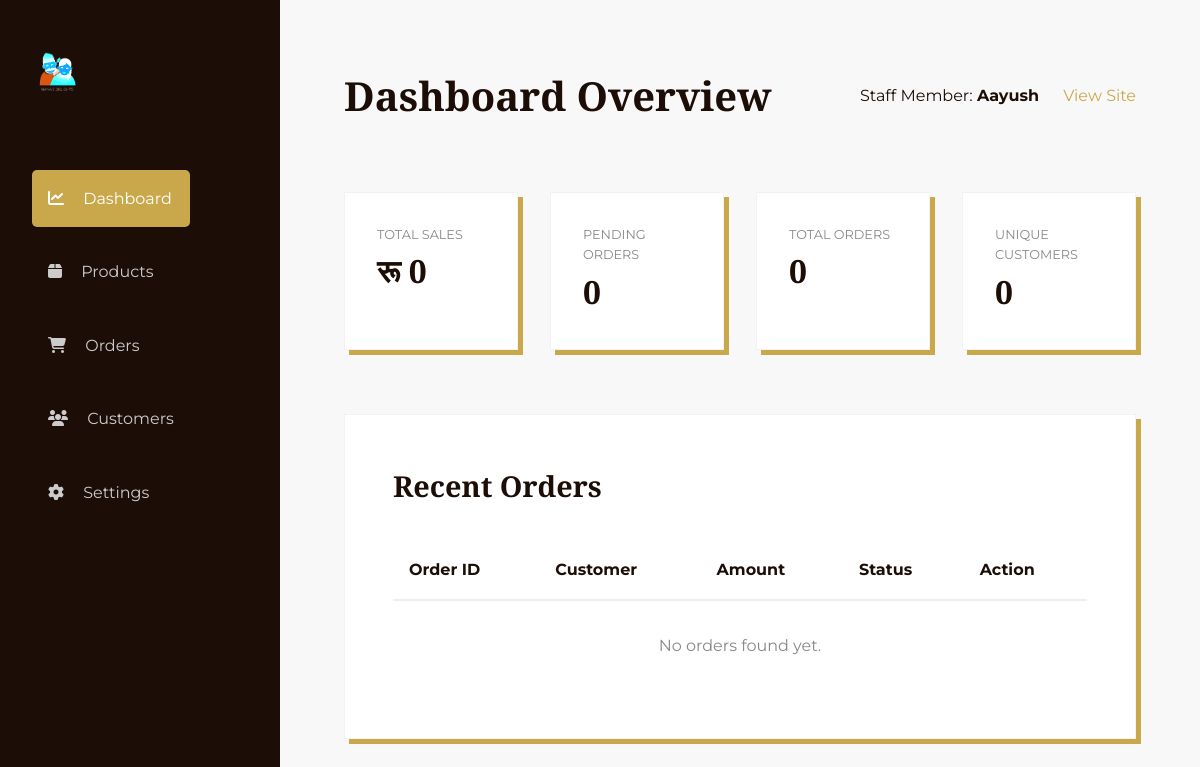
Before: /admin (signed in) with the older database file.
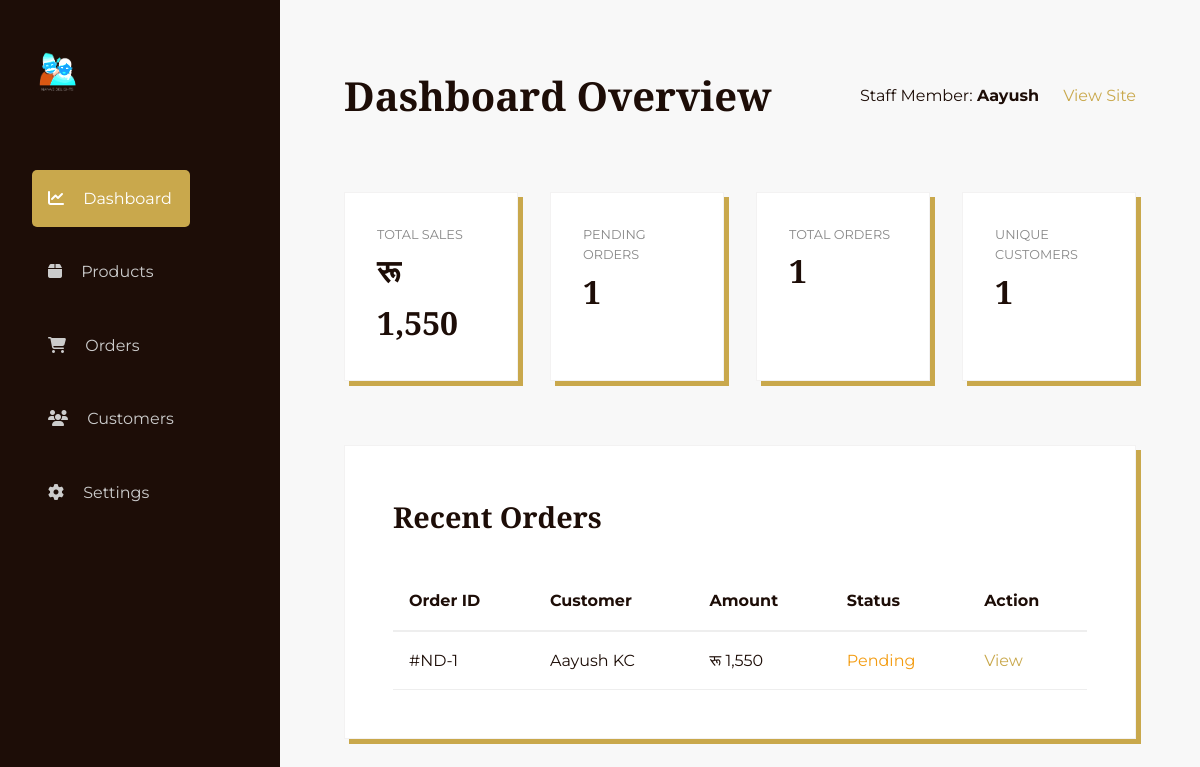
After: the same page with the newer database file.
### models/database.py (models this page shows)
class Order(db.Model):
    id = db.Column(db.Integer, primary_key=True)
    customer_name = db.Column(db.String(100), nullable=False)
    phone = db.Column(db.String(20), nullable=False)
    address = db.Column(db.String(200), nullable=False)
    city = db.Column(db.String(50), nullable=False)
    delivery_date = db.Column(db.String(50))
    total_amount = db.Column(db.Float, nullable=False)
    payment_method = db.Column(db.String(50), nullable=False)
    status = db.Column(db.String(50), default='Pending')  # Pending, Confirmed, Out for Delivery, Delivered
    created_at = db.Column(db.DateTime, default=datetime.utcnow)
    items = db.relationship('OrderItem', backref='order', lazy=True)

### app.py (the view)
@app.route('/admin')
def admin_dashboard():
    if not session.get('logged_in'):
        return redirect(url_for('admin_login'))
    orders = Order.query.order_by(Order.created_at.desc()).all()
    total_sales = db.session.query(db.func.sum(Order.total_amount)).scalar() or 0
    pending_count = Order.query.filter_by(status='Pending').count()
    customer_count = db.session.query(db.func.count(db.func.distinct(Order.phone))).scalar() or 0
    return render_template('admin/dashboard.html',
                         orders=orders,
                         total_sales=total_sales,
                         pending_count=pending_count,
                         customer_count=customer_count)

### templates/admin/dashboard.html (shortened to what this page needs)
<!DOCTYPE html>
<html lang="en">
<head>
    <link rel="stylesheet" href="{{ url_for('static', filename='css/style.css') }}">
    <link rel="stylesheet" href="https://cdnjs.cloudflare.com/ajax/libs/font-awesome/6.5.1/css/all.min.css">
</head>
<body style="background: #f8f8f8;">
    <div class="admin-layout" style="display: grid; grid-template-columns: 280px 1fr; min-height: 100vh;">
        <aside class="admin-sidebar" style="background: var(--text-brown); color: white; padding: 3rem 2rem;">
            <div class="logo" style="margin-bottom: 4rem;">
                <img src="{{ url_for('static', filename='images/logo-transparent.png') }}" style="height: 50px; filter: invert(1) brightness(2);">
            </div>
            <nav class="admin-nav">
                <ul style="display: grid; gap: 1rem;">
                    <li><a href="#" style="background: var(--accent-gold); color: white; display: block; padding: 1rem; border-radius: 5px;"><i class="fa-solid fa-chart-line" style="margin-right: 15px;"></i> Dashboard</a></li>
                    <li><a href="#" style="display: block; padding: 1rem; color: #ccc;"><i class="fa-solid fa-box" style="margin-right: 15px;"></i> Products</a></li>
                    <li><a href="#" style="display: block; padding: 1rem; color: #ccc;"><i class="fa-solid fa-cart-shopping" style="margin-right: 15px;"></i> Orders</a></li>
                    <li><a href="#" style="display: block; padding: 1rem; color: #ccc;"><i class="fa-solid fa-users" style="margin-right: 15px;"></i> Customers</a></li>
                    <li><a href="#" style="display: block; padding: 1rem; color: #ccc;"><i class="fa-solid fa-gear" style="margin-right: 15px;"></i> Settings</a></li>
                </ul>
            </nav>
        </aside>
        <main class="admin-main" style="padding: 4rem;">
            <header class="admin-header" style="display: flex; justify-content: space-between; align-items: center; margin-bottom: 4rem;">
                <h1 class="serif" style="font-size: 2.5rem;">Dashboard Overview</h1>
                <div class="user-profile">
                    <span>Staff Member: <strong>Aayush</strong></span>
                    <a href="/" style="margin-left: 20px; color: var(--accent-gold);">View Site</a>
                </div>
            </header>
            <div class="stats-grid" style="display: grid; grid-template-columns: repeat(4, 1fr); gap: 2rem; margin-bottom: 4rem;">
                <div class="stat-card paper-element" style="background: white; padding: 2rem;">
                    <p style="font-size: 0.8rem; text-transform: uppercase; color: #888;">Total Sales</p>
                    <h2 class="serif" style="font-size: 2rem;">रू {{ "{:,.0f}".format(total_sales) }}</h2>
                </div>
                <div class="stat-card paper-element" style="background: white; padding: 2rem;">
                    <p style="font-size: 0.8rem; text-transform: uppercase; color: #888;">Pending Orders</p>
                    <h2 class="serif" style="font-size: 2rem;">{{ pending_count }}</h2>
                </div>
                <div class="stat-card paper-element" style="background: white; padding: 2rem;">
                    <p style="font-size: 0.8rem; text-transform: uppercase; color: #888;">Total Orders</p>
                    <h2 class="serif" style="font-size: 2rem;">{{ orders|length }}</h2>
                </div>
                <div class="stat-card paper-element" style="background: white; padding: 2rem;">
                    <p style="font-size: 0.8rem; text-transform: uppercase; color: #888;">Unique Customers</p>
                    <h2 class="serif" style="font-size: 2rem;">{{ customer_count }}</h2>
                </div>
            </div>
            <div class="recent-orders paper-element" style="background: white; padding: 3rem;">
                <h3 class="serif" style="font-size: 1.8rem; margin-bottom: 2rem;">Recent Orders</h3>
                <table style="width: 100%; border-collapse: collapse;">
                    <thead>
                        <tr style="text-align: left; border-bottom: 2px solid #eee;">
                            <th style="padding: 1rem;">Order ID</th>
                            <th style="padding: 1rem;">Customer</th>
                            <th style="padding: 1rem;">Amount</th>
                            <th style="padding: 1rem;">Status</th>
                            <th style="padding: 1rem;">Action</th>
                        </tr>
                    </thead>
                    <tbody>
                        {% for order in orders %}
                        <tr style="border-bottom: 1px solid #eee;">
                            <td style="padding: 1rem;">#ND-{{ order.id }}</td>
                            <td style="padding: 1rem;">{{ order.customer_name }}</td>
                            <td style="padding: 1rem;">रू {{ "{:,.0f}".format(order.total_amount) }}</td>
                            <td style="padding: 1rem;">
                                <span style="color: {% if order.status == 'Pending' %}#f39c12{% else %}#27ae60{% endif %};">
                                    {{ order.status }}
                                </span>
                            </td>
                            <td style="padding: 1rem;"><a href="#" style="color: var(--accent-gold);">View</a></td>
                        </tr>
                        {% endfor %}
                        {% if not orders %}
                        <tr>
                            <td colspan="5" style="padding: 2rem; text-align: center; color: #888;">No orders found yet.</td>
                        </tr>
                        {% endif %}
                    </tbody>
                </table>
            </div>
        </main>
    </div>
</body>
</html>

### static/css/style.css (style rules this page uses)
:root { --bg-cream: #F5ECD7; --text-brown: #1D0D07; --accent-gold: #C9A84C; --warm-orange: #D87D4A; --muted-purple: #4A2545; --paper-white: #ffffff; --shadow-soft: rgba(29, 13, 7, 0.1); --transition-smooth: all 0.4s cubic-bezier(0.165, 0.84, 0.44, 1); }
* { margin: 0; padding: 0; box-sizing: border-box; }
body { background-color: var(--bg-cream); color: var(--text-brown); font-family: 'Montserrat', sans-serif; line-height: 1.6; overflow-x: hidden; background-image: url('https://www.transparenttextures.com/patterns/handmade-paper.png'); }
h1, h2, h3, h4, .serif { font-family: 'Playfair Display', serif; font-weight: 700; }
a { text-decoration: none; color: inherit; transition: var(--transition-smooth); }
ul { list-style: none; }
header { width: 100%; display: flex; align-items: center; transition: var(--transition-smooth); }
nav { display: flex; justify-content: space-between; align-items: center; width: 100%; }
.logo img { height: 50px; transition: var(--transition-smooth); }
.paper-element { background: var(--paper-white); padding: 2rem; box-shadow: 5px 5px 0px var(--accent-gold); border: 1px solid rgba(29, 13, 7, 0.05); position: relative; }
.paper-element::before { content: ''; position: absolute; top: 0; left: 0; width: 100%; height: 100%; background-image: url('https://www.transparenttextures.com/patterns/pinstriped-suit.png'); opacity: 0.05; pointer-events: none; }

Changed rows visible on the page:
added Order: id "1", customer_name "Aayush KC", total_amount "1,550", status "Pending"
Other visible differences:
{{ "{:,.0f}".format(total_sales) }}: "0" → "1,550"
{{ pending_count }}: "0" → "1"
{{ orders|length }}: "0" → "1"
{{ customer_count }}: "0" → "1"
text no longer shown: "No orders found yet."
